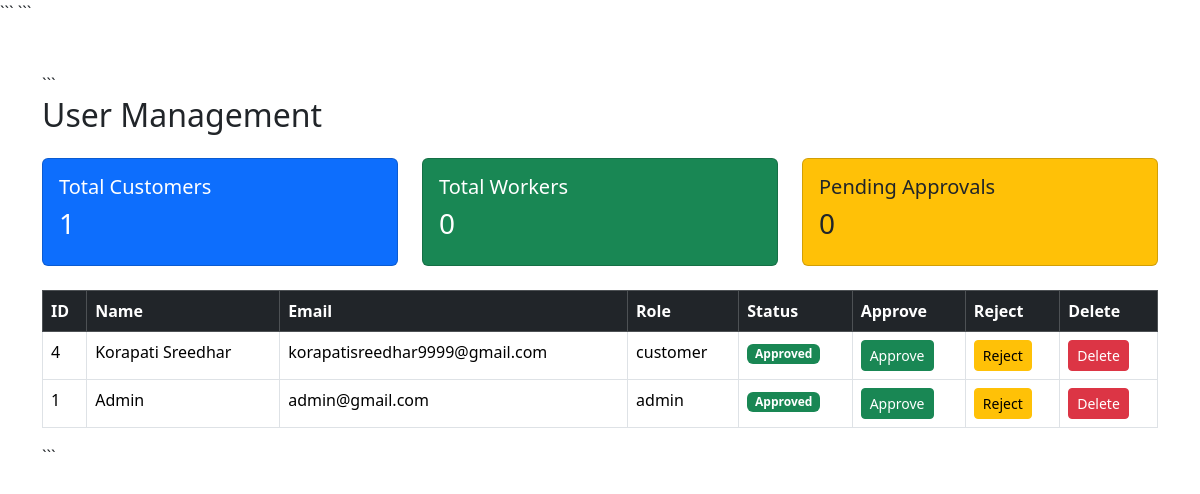
Before: /admin-users (signed in) with the older database file.
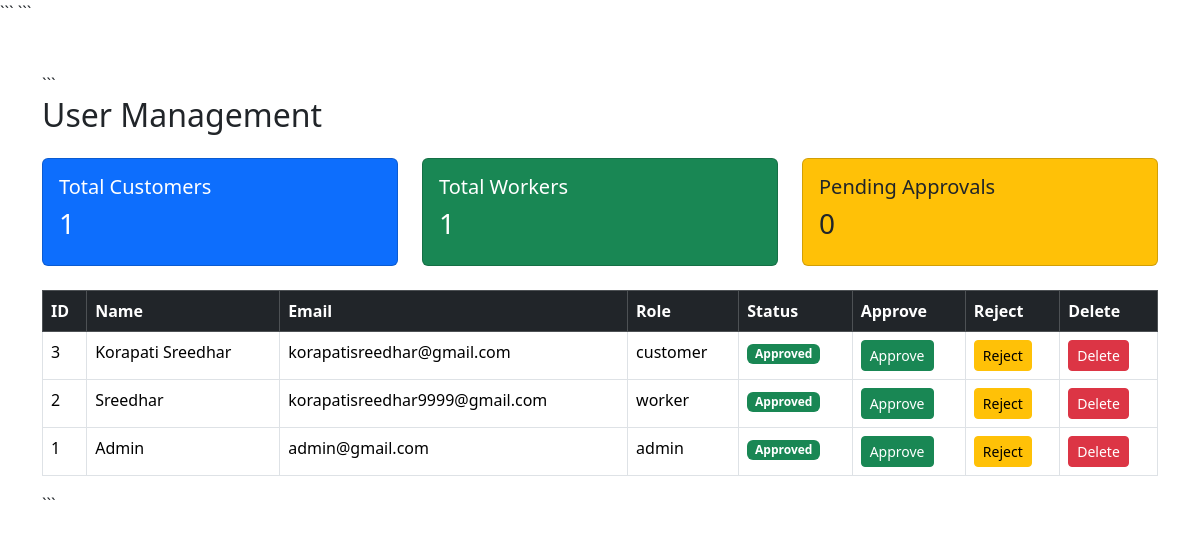
After: the same page with the newer database file.
### tables this page shows
CREATE TABLE users(
    id INTEGER PRIMARY KEY AUTOINCREMENT,
    name TEXT NOT NULL,
    email TEXT UNIQUE NOT NULL,
    password TEXT NOT NULL,
    role TEXT DEFAULT 'customer',
    phone TEXT,
    address TEXT,
    profession TEXT,
    experience TEXT,
    status TEXT DEFAULT 'pending',
    created_at TIMESTAMP DEFAULT CURRENT_TIMESTAMP
);

### app.py (the view)
@app.route("/admin-users")
def admin_users():
    if "user_id" not in session:
        return redirect(url_for("login"))
    if session["role"] != "admin":
        return redirect(url_for("dashboard"))
    conn = get_db_connection()
    users = conn.execute("""
        SELECT *
        FROM users
        ORDER BY id DESC
    """).fetchall()
    total_customers = conn.execute("""
        SELECT COUNT(*)
        FROM users
        WHERE role='customer'
    """).fetchone()[0]
    total_workers = conn.execute("""
        SELECT COUNT(*)
        FROM users
        WHERE role='worker'
    """).fetchone()[0]
    pending_users = conn.execute("""
        SELECT COUNT(*)
        FROM users
        WHERE status='pending'
    """).fetchone()[0]
    conn.close()
    return render_template(
        "admin/users.html",
        users=users,
        total_customers=total_customers,
        total_workers=total_workers,
        pending_users=pending_users
    )

### app.py (called while the page is built)
def get_db_connection():
    conn = sqlite3.connect(DATABASE)
    conn.row_factory = sqlite3.Row
    return conn

### templates/admin/users.html (shortened to what this page needs)
<!DOCTYPE html>
<html>
<head>
<link href="https://cdn.jsdelivr.net/npm/bootstrap@5.3.3/dist/css/bootstrap.min.css" rel="stylesheet">
```
</head>
<body>
<div class="container mt-5">
```
<h2 class="mb-4">User Management</h2>
<div class="row mb-4">
    <div class="col-md-4">
        <div class="card bg-primary text-white">
            <div class="card-body">
                <h5>Total Customers</h5>
                <h3>{{ total_customers }}</h3>
            </div>
        </div>
    </div>
    <div class="col-md-4">
        <div class="card bg-success text-white">
            <div class="card-body">
                <h5>Total Workers</h5>
                <h3>{{ total_workers }}</h3>
            </div>
        </div>
    </div>
    <div class="col-md-4">
        <div class="card bg-warning text-dark">
            <div class="card-body">
                <h5>Pending Approvals</h5>
                <h3>{{ pending_users }}</h3>
            </div>
        </div>
    </div>
</div>
<table class="table table-bordered table-hover">
    <thead class="table-dark">
        <tr>
            <th>ID</th>
            <th>Name</th>
            <th>Email</th>
            <th>Role</th>
            <th>Status</th>
            <th>Approve</th>
            <th>Reject</th>
            <th>Delete</th>
        </tr>
    </thead>
    <tbody>
        {% for user in users %}
        <tr>
            <td>{{ user.id }}</td>
            <td>{{ user.name }}</td>
            <td>{{ user.email }}</td>
            <td>{{ user.role }}</td>
            <td>
                {% if user.status == 'approved' %}
                    <span class="badge bg-success">
                        Approved
                    </span>
                {% elif user.status == 'rejected' %}
                    <span class="badge bg-danger">
                        Rejected
                    </span>
                {% else %}
                    <span class="badge bg-warning text-dark">
                        Pending
                    </span>
                {% endif %}
            </td>
            <td>
                <a href="/approve-user/{{ user.id }}"
                   class="btn btn-success btn-sm">
                   Approve
                </a>
            </td>
            <td>
                <a href="/reject-user/{{ user.id }}"
                   class="btn btn-warning btn-sm">
                   Reject
                </a>
            </td>
            <td>
                <a href="/delete-user/{{ user.id }}"
                   class="btn btn-danger btn-sm"
                   onclick="return confirm('Delete this user?')">
                   Delete
                </a>
            </td>
        </tr>
        {% endfor %}
    </tbody>
</table>
```
</div>
</body>
</html>

Changed rows visible on the page:
removed users: id "4", name "Korapati Sreedhar", email "korapatisreedhar9999@gmail.com", role "customer", status "Approved"
added users: id "3", name "Korapati Sreedhar", email "korapatisreedhar@gmail.com", role "customer", status "Approved"
added users: id "2", name "Sreedhar", email "korapatisreedhar9999@gmail.com", role "worker", status "Approved"
Other visible differences:
{{ total_workers }}: "0" → "1"
